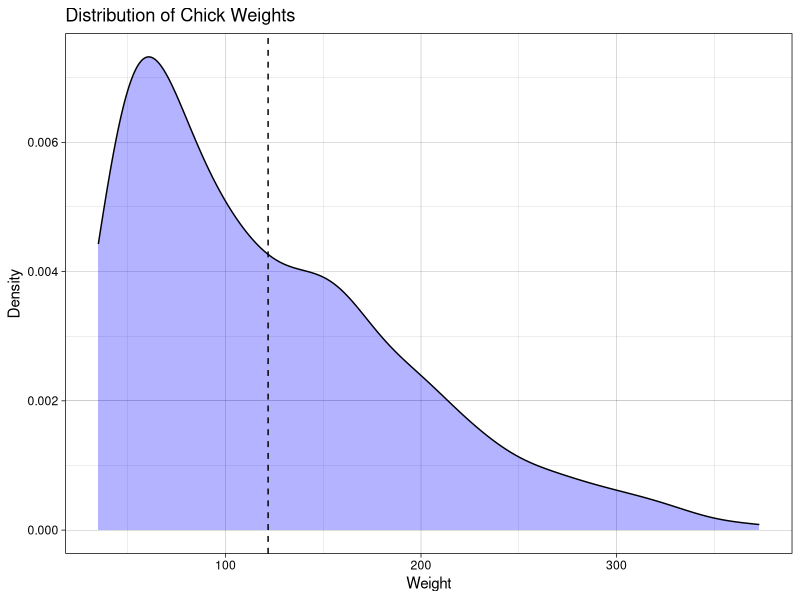
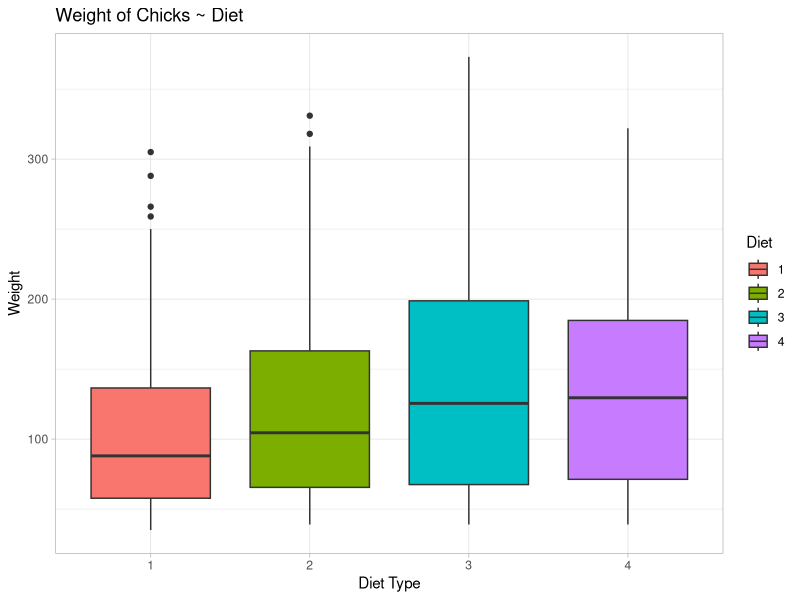
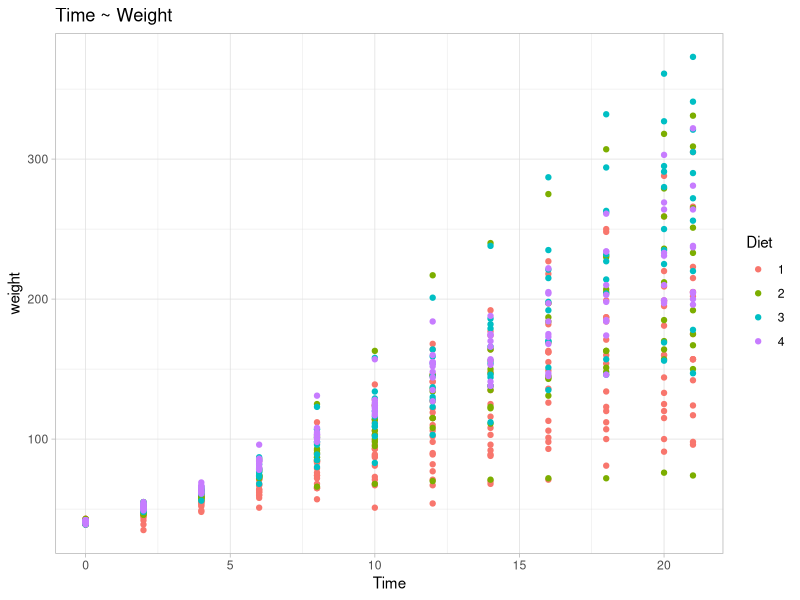

Generate these figures, in order, with R:
## ---- chunk 1
#| label: Importing-Data
#| echo: false
#| message: false
#| warning: false
# Libraries
library(ggplot2)
library(tidyverse)

# Loading the datasets
data(ChickWeight)
df = ChickWeight
## ---- chunk 2
#| label: Weight-Distribution
#| echo: false
#| message: false
#| warning: false
#| fig-width: 20
#| fig-height: 15

# distribution of weight
ggplot(df, aes(x = weight)) +
  geom_density(fill = "blue", alpha = 0.3) + 
  geom_vline(aes(xintercept = mean(weight)),
             color = "black",linetype = "dashed",
             size = 0.5) +
  theme_linedraw() +
  labs(title = "Distribution of Chick Weights", x = "Weight", y = "Density")
## ---- chunk 3
#| label: Data-Statistics
#| echo: false
#| message: false
#| warning: false

# Displaying stats of each column
summary(df)
## ---- chunk 4
#| label: Box-Plots
#| echo: false
#| message: false
#| warning: false
#| fig-width: 20
#| fig-height: 15

# Changing diet into a factor
df$Diet = factor(df$Diet)

# Boxplots of weights per diet types
ggplot(df, aes(x = Diet,y = weight, fill = Diet)) +
  geom_boxplot() +
  theme_light() +
  labs(title = "Weight of Chicks ~ Diet", x = "Diet Type", y= "Weight")
## ---- chunk 5
#| label: Change-One
#| echo: false
#| message: false
#| warning: false
#| fig-width: 20
#| fig-height: 15

ggplot(df, aes(x = Time, y = weight, color = Diet)) +
  geom_point() +
  theme_light() +
  labs(title = "Time ~ Weight")

